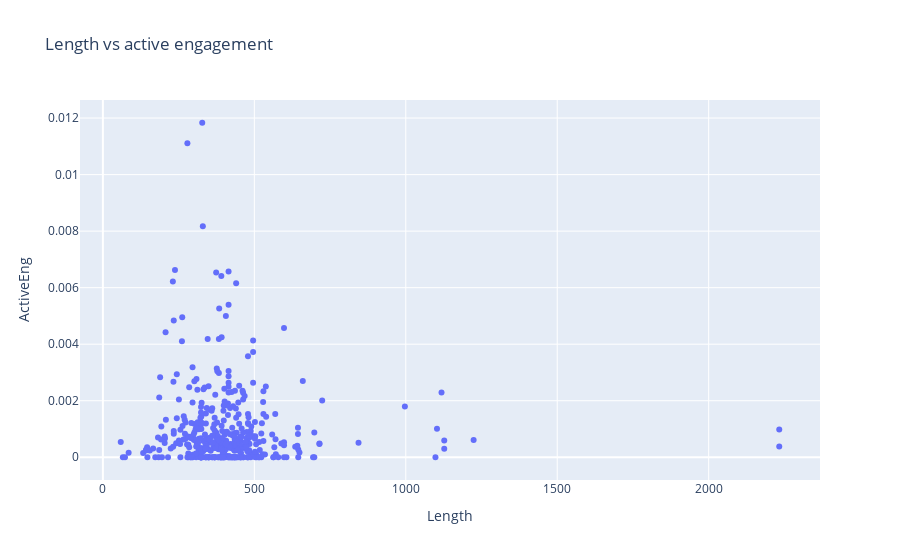

Here is the notebook cell this chart was saved with:
### Code cell
px.scatter(tracks_foll, "Key", "ActiveEng", title="Length vs active engagement")

### Figure 1 — Plotly figure (JSON) as saved in the notebook; plotly's stock layout.template omitted (floating-point values rounded to 4 significant figures; data arrays with more than 128 entries replaced by an {"elided": "..."} marker saying what was removed)
{"data": [{"hovertemplate": "Length=%{x}<br>ActiveEng=%{y}<extra></extra>", "legendgroup": "", "marker": {"color": "#636efa", "symbol": "circle"}, "mode": "markers", "name": "", "orientation": "v", "showlegend": false, "type": "scatter", "x": {"elided": "419 int values"}, "xaxis": "x", "y": {"elided": "419 float values"}, "yaxis": "y"}], "layout": {"legend": {"tracegroupgap": 0}, "title": {"text": "Length vs active engagement"}, "xaxis": {"anchor": "y", "domain": [0, 1], "title": {"text": "Length"}}, "yaxis": {"anchor": "x", "domain": [0, 1], "title": {"text": "ActiveEng"}}}}
